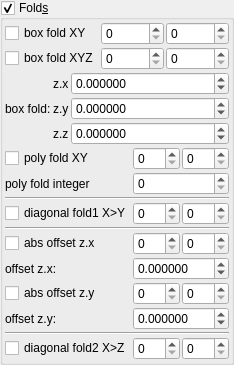
    <widget class="MyGroupBox" name="groupCheck_transf_function_enabled_false">
     <property name="toolTip">
      <string/>
     </property>
     <property name="title">
      <string>Fold&amp;s</string>
     </property>
     <property name="checkable">
      <bool>true</bool>
     </property>
     <layout class="QVBoxLayout" name="verticalLayout_33" stretch="0,0,0">
      <property name="spacing">
       <number>2</number>
      </property>
      <property name="leftMargin">
       <number>2</number>
      </property>
      <property name="topMargin">
       <number>2</number>
      </property>
      <property name="rightMargin">
       <number>2</number>
      </property>
      <property name="bottomMargin">
       <number>2</number>
      </property>
      <item>
       <layout class="QGridLayout" name="gridLayout_15" rowstretch="0,0" columnstretch="0,1,1">
        <property name="spacing">
         <number>2</number>
        </property>
        <item row="0" column="2">
         <widget class="MySpinBox" name="spinboxInt_transf_stop_iterations_A">
          <property name="enabled">
           <bool>true</bool>
          </property>
          <property name="sizePolicy">
           <sizepolicy hsizetype="Minimum" vsizetype="Maximum">
            <horstretch>0</horstretch>
            <verstretch>0</verstretch>
           </sizepolicy>
          </property>
          <property name="maximum">
           <number>999</number>
          </property>
         </widget>
        </item>
        <item row="0" column="1">
         <widget class="MySpinBox" name="spinboxInt_transf_start_iterations_A">
          <property name="enabled">
           <bool>true</bool>
          </property>
          <property name="sizePolicy">
           <sizepolicy hsizetype="Minimum" vsizetype="Maximum">
            <horstretch>0</horstretch>
            <verstretch>0</verstretch>
           </sizepolicy>
          </property>
          <property name="maximum">
           <number>999</number>
          </property>
         </widget>
        </item>
        <item row="1" column="0">
         <widget class="MyCheckBox" name="checkBox_transf_function_enabledB_false">
          <property name="text">
           <string notr="true">box fold XYZ</string>
          </property>
         </widget>
        </item>
        <item row="1" column="2">
         <widget class="MySpinBox" name="spinboxInt_transf_stop_iterations_B">
          <property name="enabled">
           <bool>true</bool>
          </property>
          <property name="sizePolicy">
           <sizepolicy hsizetype="Minimum" vsizetype="Maximum">
            <horstretch>0</horstretch>
            <verstretch>0</verstretch>
           </sizepolicy>
          </property>
          <property name="maximum">
           <number>999</number>
          </property>
         </widget>
        </item>
        <item row="1" column="1">
         <widget class="MySpinBox" name="spinboxInt_transf_start_iterations_B">
          <property name="enabled">
           <bool>true</bool>
          </property>
          <property name="sizePolicy">
           <sizepolicy hsizetype="Minimum" vsizetype="Maximum">
            <horstretch>0</horstretch>
            <verstretch>0</verstretch>
           </sizepolicy>
          </property>
          <property name="maximum">
           <number>999</number>
          </property>
         </widget>
        </item>
        <item row="0" column="0">
         <widget class="MyCheckBox" name="checkBox_transf_function_enabledA_false">
          <property name="text">
           <string notr="true">box fold XY</string>
          </property>
         </widget>
        </item>
       </layout>
      </item>
      <item>
       <layout class="QGridLayout" name="gridLayout_16" columnstretch="0,0,1">
        <property name="spacing">
         <number>2</number>
        </property>
        <item row="2" column="1">
         <widget class="QLabel" name="label_131">
          <property name="text">
           <string notr="true">z.z</string>
          </property>
         </widget>
        </item>
        <item row="1" column="1">
         <widget class="QLabel" name="label_130">
          <property name="text">
           <string notr="true">z.y</string>
          </property>
         </widget>
        </item>
        <item row="0" column="1">
         <widget class="QLabel" name="label_132">
          <property name="text">
           <string notr="true">z.x</string>
          </property>
         </widget>
        </item>
        <item row="1" column="0">
         <widget class="QLabel" name="label_109">
          <property name="text">
           <string>box fold:</string>
          </property>
         </widget>
        </item>
        <item row="0" column="2">
         <widget class="MyDoubleSpinBox" name="spinbox3_transf_addition_constantA_111_x">
          <property name="sizePolicy">
           <sizepolicy hsizetype="Minimum" vsizetype="Maximum">
            <horstretch>0</horstretch>
            <verstretch>0</verstretch>
           </sizepolicy>
          </property>
          <property name="prefix">
           <string/>
          </property>
          <property name="suffix">
           <string/>
          </property>
          <property name="decimals">
           <number>6</number>
          </property>
          <property name="minimum">
           <double>-99.989999999999995</double>
          </property>
          <property name="maximum">
           <double>99.989999999999995</double>
          </property>
          <property name="singleStep">
           <double>0.100000000000000</double>
          </property>
         </widget>
        </item>
        <item row="1" column="2">
         <widget class="MyDoubleSpinBox" name="spinbox3_transf_addition_constantA_111_y">
          <property name="sizePolicy">
           <sizepolicy hsizetype="Minimum" vsizetype="Maximum">
            <horstretch>0</horstretch>
            <verstretch>0</verstretch>
           </sizepolicy>
          </property>
          <property name="prefix">
           <string/>
          </property>
          <property name="suffix">
           <string/>
          </property>
          <property name="decimals">
           <number>6</number>
          </property>
          <property name="minimum">
           <double>-99.989999999999995</double>
          </property>
          <property name="maximum">
           <double>99.989999999999995</double>
          </property>
          <property name="singleStep">
           <double>0.100000000000000</double>
          </property>
         </widget>
        </item>
        <item row="2" column="2">
         <widget class="MyDoubleSpinBox" name="spinbox3_transf_addition_constantA_111_z">
          <property name="sizePolicy">
           <sizepolicy hsizetype="Minimum" vsizetype="Maximum">
            <horstretch>0</horstretch>
            <verstretch>0</verstretch>
           </sizepolicy>
          </property>
          <property name="prefix">
           <string/>
          </property>
          <property name="suffix">
           <string/>
          </property>
          <property name="decimals">
           <number>6</number>
          </property>
          <property name="minimum">
           <double>-99.989999999999995</double>
          </property>
          <property name="maximum">
           <double>99.989999999999995</double>
          </property>
          <property name="singleStep">
           <double>0.100000000000000</double>
          </property>
         </widget>
        </item>
       </layout>
      </item>
      <item>
       <layout class="QGridLayout" name="gridLayout_10" columnstretch="0,1,1">
        <property name="spacing">
         <number>2</number>
        </property>
        <item row="9" column="1">
         <widget class="MySpinBox" name="spinboxInt_transf_start_iterations_D">
          <property name="enabled">
           <bool>true</bool>
          </property>
          <property name="sizePolicy">
           <sizepolicy hsizetype="Minimum" vsizetype="Maximum">
            <horstretch>0</horstretch>
            <verstretch>0</verstretch>
           </sizepolicy>
          </property>
          <property name="maximum">
           <number>999</number>
          </property>
         </widget>
        </item>
        <item row="9" column="2">
         <widget class="MySpinBox" name="spinboxInt_transf_stop_iterations_D">
          <property name="enabled">
           <bool>true</bool>
          </property>
          <property name="sizePolicy">
           <sizepolicy hsizetype="Minimum" vsizetype="Maximum">
            <horstretch>0</horstretch>
            <verstretch>0</verstretch>
           </sizepolicy>
          </property>
          <property name="maximum">
           <number>999</number>
          </property>
         </widget>
        </item>
        <item row="6" column="0" colspan="3">
         <widget class="Line" name="line">
          <property name="orientation">
           <enum>Qt::Horizontal</enum>
          </property>
         </widget>
        </item>
        <item row="12" column="1">
         <widget class="MySpinBox" name="spinboxInt_transf_start_iterations_Cy">
          <property name="sizePolicy">
           <sizepolicy hsizetype="Minimum" vsizetype="Maximum">
            <horstretch>0</horstretch>
            <verstretch>0</verstretch>
           </sizepolicy>
          </property>
          <property name="minimum">
           <number>0</number>
          </property>
          <property name="maximum">
           <number>999</number>
          </property>
          <property name="value">
           <number>0</number>
          </property>
         </widget>
        </item>
        <item row="12" column="0">
         <widget class="MyCheckBox" name="checkBox_transf_function_enabledCy_false">
          <property name="text">
           <string notr="true">diagonal fold2 X&gt;Z</string>
          </property>
         </widget>
        </item>
        <item row="3" column="0">
         <widget class="QLabel" name="label_45">
          <property name="text">
           <string>poly fold integer</string>
          </property>
         </widget>
        </item>
        <item row="5" column="0">
         <widget class="MyCheckBox" name="checkBox_transf_function_enabledCx_false">
          <property name="text">
           <string notr="true">diagonal fold1 X&gt;Y</string>
          </property>
         </widget>
        </item>
        <item row="5" column="2">
         <widget class="MySpinBox" name="spinboxInt_transf_stop_iterations_Cx">
          <property name="enabled">
           <bool>true</bool>
          </property>
          <property name="sizePolicy">
           <sizepolicy hsizetype="Minimum" vsizetype="Maximum">
            <horstretch>0</horstretch>
            <verstretch>0</verstretch>
           </sizepolicy>
          </property>
          <property name="maximum">
           <number>999</number>
          </property>
         </widget>
        </item>
        <item row="2" column="1">
         <widget class="MySpinBox" name="spinboxInt_transf_start_iterations_P">
          <property name="enabled">
           <bool>true</bool>
          </property>
          <property name="sizePolicy">
           <sizepolicy hsizetype="Minimum" vsizetype="Maximum">
            <horstretch>0</horstretch>
            <verstretch>0</verstretch>
           </sizepolicy>
          </property>
          <property name="maximum">
           <number>999</number>
          </property>
         </widget>
        </item>
        <item row="5" column="1">
         <widget class="MySpinBox" name="spinboxInt_transf_start_iterations_Cx">
          <property name="enabled">
           <bool>true</bool>
          </property>
          <property name="sizePolicy">
           <sizepolicy hsizetype="Minimum" vsizetype="Maximum">
            <horstretch>0</horstretch>
            <verstretch>0</verstretch>
           </sizepolicy>
          </property>
          <property name="maximum">
           <number>999</number>
          </property>
         </widget>
        </item>
        <item row="3" column="1" colspan="2">
         <widget class="MySpinBox" name="spinboxInt_transf_int_6">
          <property name="enabled">
           <bool>true</bool>
          </property>
          <property name="sizePolicy">
           <sizepolicy hsizetype="Minimum" vsizetype="Maximum">
            <horstretch>0</horstretch>
            <verstretch>0</verstretch>
           </sizepolicy>
          </property>
          <property name="maximum">
           <number>999</number>
          </property>
         </widget>
        </item>
        <item row="7" column="0">
         <widget class="MyCheckBox" name="checkBox_transf_function_enabledC_false">
          <property name="text">
           <string notr="true">abs offset z.x</string>
          </property>
         </widget>
        </item>
        <item row="2" column="0">
         <widget class="MyCheckBox" name="checkBox_transf_function_enabledP_false">
          <property name="font">
           <font>
            <weight>50</weight>
            <bold>false</bold>
           </font>
          </property>
          <property name="text">
           <string>poly fold XY</string>
          </property>
         </widget>
        </item>
        <item row="4" column="0" colspan="3">
         <widget class="Line" name="line_4">
          <property name="orientation">
           <enum>Qt::Horizontal</enum>
          </property>
         </widget>
        </item>
        <item row="2" column="2">
         <widget class="MySpinBox" name="spinboxInt_transf_stop_iterations_P">
          <property name="enabled">
           <bool>true</bool>
          </property>
          <property name="sizePolicy">
           <sizepolicy hsizetype="Minimum" vsizetype="Maximum">
            <horstretch>0</horstretch>
            <verstretch>0</verstretch>
           </sizepolicy>
          </property>
          <property name="maximum">
           <number>999</number>
          </property>
         </widget>
        </item>
        <item row="7" column="2">
         <widget class="MySpinBox" name="spinboxInt_transf_stop_iterations_C">
          <property name="enabled">
           <bool>true</bool>
          </property>
          <property name="sizePolicy">
           <sizepolicy hsizetype="Minimum" vsizetype="Maximum">
            <horstretch>0</horstretch>
            <verstretch>0</verstretch>
           </sizepolicy>
          </property>
          <property name="maximum">
           <number>999</number>
          </property>
         </widget>
        </item>
        <item row="12" column="2">
         <widget class="MySpinBox" name="spinboxInt_transf_stop_iterations_Cy">
          <property name="sizePolicy">
           <sizepolicy hsizetype="Preferred" vsizetype="Maximum">
            <horstretch>0</horstretch>
            <verstretch>0</verstretch>
           </sizepolicy>
          </property>
          <property name="maximum">
           <number>999</number>
          </property>
         </widget>
        </item>
        <item row="8" column="0">
         <widget class="QLabel" name="label_43">
          <property name="text">
           <string>offset z.x:</string>
          </property>
         </widget>
        </item>
        <item row="9" column="0">
         <widget class="MyCheckBox" name="checkBox_transf_function_enabledD_false">
          <property name="enabled">
           <bool>true</bool>
          </property>
          <property name="text">
           <string notr="true">abs offset z.y</string>
          </property>
         </widget>
        </item>
        <item row="7" column="1">
         <widget class="MySpinBox" name="spinboxInt_transf_start_iterations_C">
          <property name="enabled">
           <bool>true</bool>
          </property>
          <property name="sizePolicy">
           <sizepolicy hsizetype="Minimum" vsizetype="Maximum">
            <horstretch>0</horstretch>
            <verstretch>0</verstretch>
           </sizepolicy>
          </property>
          <property name="maximum">
           <number>999</number>
          </property>
         </widget>
        </item>
        <item row="10" column="0">
         <widget class="QLabel" name="label_38">
          <property name="text">
           <string>offset z.y:</string>
          </property>
         </widget>
        </item>
        <item row="10" column="1" colspan="2">
         <widget class="MyDoubleSpinBox" name="spinbox_transf_offsetD_0">
          <property name="enabled">
           <bool>true</bool>
          </property>
          <property name="sizePolicy">
           <sizepolicy hsizetype="Minimum" vsizetype="Maximum">
            <horstretch>0</horstretch>
            <verstretch>0</verstretch>
           </sizepolicy>
          </property>
          <property name="prefix">
           <string/>
          </property>
          <property name="suffix">
           <string/>
          </property>
          <property name="decimals">
           <number>6</number>
          </property>
          <property name="minimum">
           <double>-99.989999999999995</double>
          </property>
          <property name="maximum">
           <double>99.989999999999995</double>
          </property>
          <property name="singleStep">
           <double>0.100000000000000</double>
          </property>
         </widget>
        </item>
        <item row="8" column="1" colspan="2">
         <widget class="MyDoubleSpinBox" name="spinbox_transf_offsetC_0">
          <property name="enabled">
           <bool>true</bool>
          </property>
          <property name="sizePolicy">
           <sizepolicy hsizetype="Minimum" vsizetype="Maximum">
            <horstretch>0</horstretch>
            <verstretch>0</verstretch>
           </sizepolicy>
          </property>
          <property name="prefix">
           <string/>
          </property>
          <property name="suffix">
           <string/>
          </property>
          <property name="decimals">
           <number>6</number>
          </property>
          <property name="minimum">
           <double>-99.989999999999995</double>
          </property>
          <property name="maximum">
           <double>99.989999999999995</double>
          </property>
          <property name="singleStep">
           <double>0.100000000000000</double>
          </property>
         </widget>
        </item>
        <item row="11" column="0" colspan="3">
         <widget class="Line" name="line_2">
          <property name="orientation">
           <enum>Qt::Horizontal</enum>
          </property>
         </widget>
        </item>
       </layout>
      </item>
     </layout>
    </widget>
